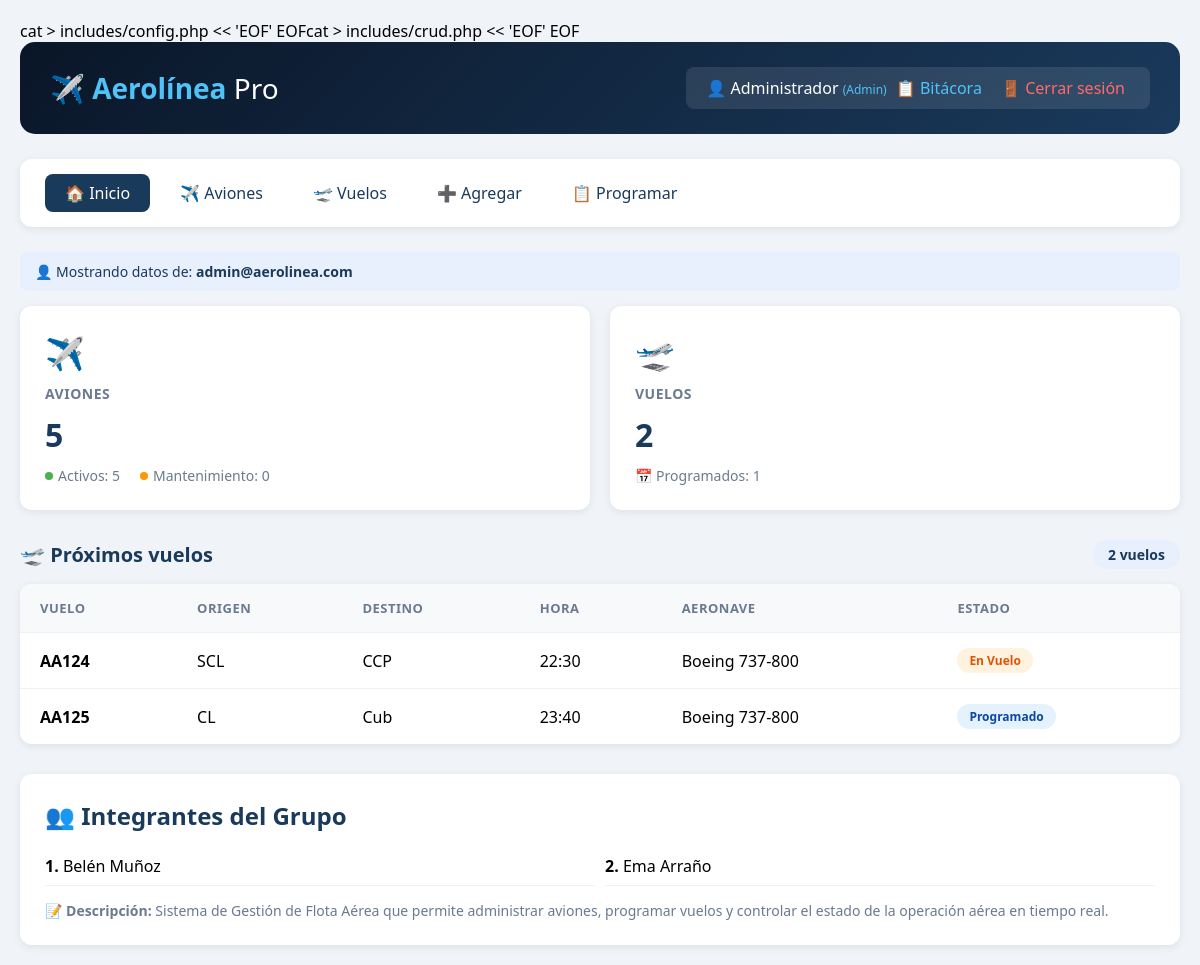
The page /index.php (signed in) on the database as committed earlier.
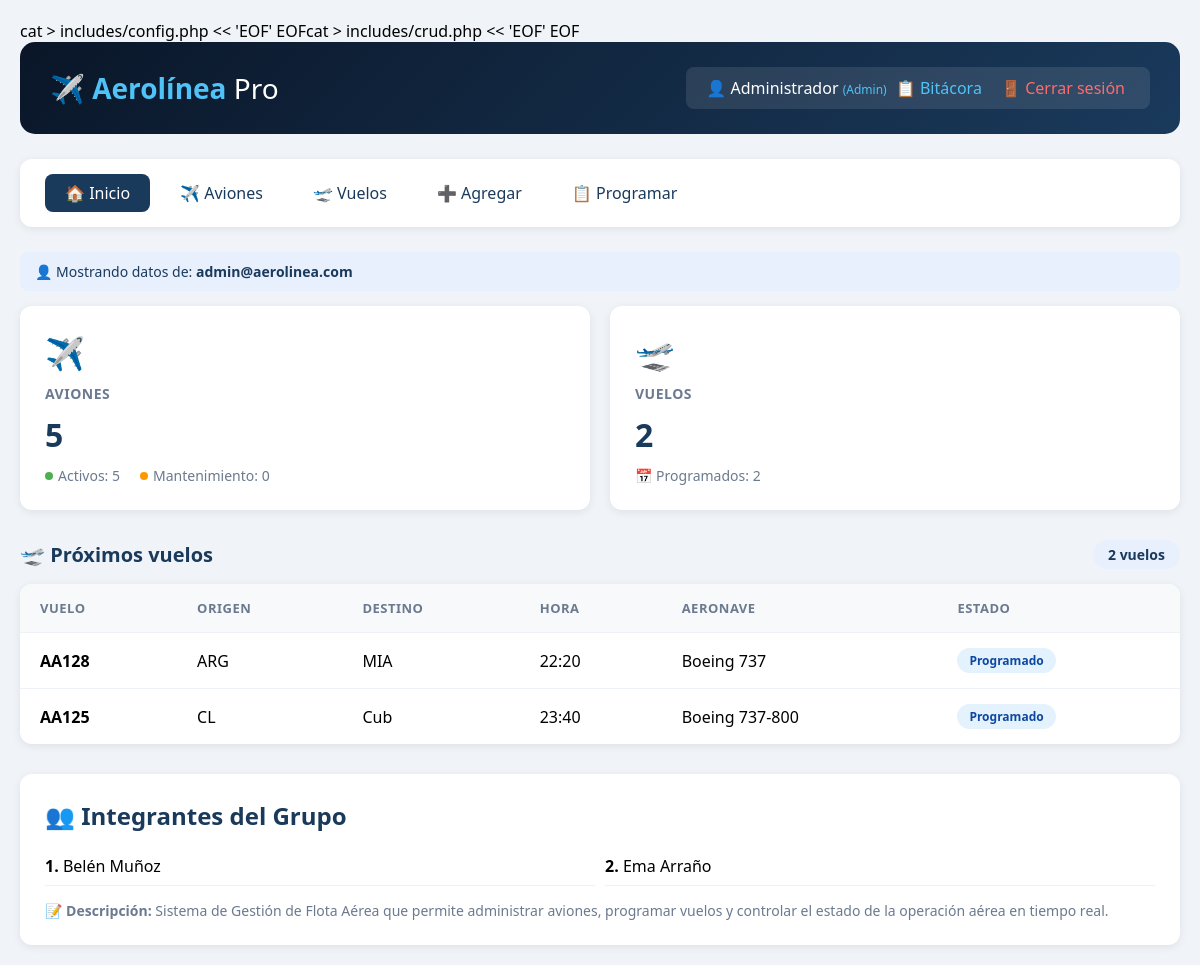
The same page on the database as committed later.
### tables this page shows
CREATE TABLE vuelos (
    id INTEGER PRIMARY KEY AUTOINCREMENT,
    numero_vuelo TEXT UNIQUE NOT NULL,
    avion_id INTEGER NOT NULL,
    origen TEXT NOT NULL,
    destino TEXT NOT NULL,
    hora_salida DATETIME NOT NULL,
    hora_llegada DATETIME NOT NULL,
    estado TEXT DEFAULT 'Programado', usuario_id INTEGER REFERENCES usuarios(id),
    FOREIGN KEY (avion_id) REFERENCES aviones(id) ON DELETE CASCADE
);

CREATE TABLE aviones (
    id INTEGER PRIMARY KEY AUTOINCREMENT,
    matricula TEXT UNIQUE NOT NULL,
    modelo TEXT NOT NULL,
    fabricante TEXT NOT NULL,
    capacidad INTEGER NOT NULL,
    año_fabricacion INTEGER,
    estado TEXT DEFAULT 'Activo',
    fecha_registro TIMESTAMP DEFAULT CURRENT_TIMESTAMP
, usuario_id INTEGER REFERENCES usuarios(id));

### index.php (the view, shortened to what this page needs)
<?php
require_once 'includes/config.php';
require_once 'includes/crud.php';
$usuario_id = $_SESSION['usuario_id'];
$stmt_aviones = $db->prepare("SELECT COUNT(*) as total FROM aviones WHERE usuario_id = ? OR usuario_id IS NULL");
$stmt_aviones->execute([$usuario_id]);
$total_aviones = $stmt_aviones->fetch()['total'];
$stmt_activos = $db->prepare("SELECT COUNT(*) as total FROM aviones WHERE (usuario_id = ? OR usuario_id IS NULL) AND estado = 'Activo'");
$stmt_activos->execute([$usuario_id]);
$aviones_activos = $stmt_activos->fetch()['total'];
$stmt_mantenimiento = $db->prepare("SELECT COUNT(*) as total FROM aviones WHERE (usuario_id = ? OR usuario_id IS NULL) AND estado = 'Mantenimiento'");
$stmt_mantenimiento->execute([$usuario_id]);
$aviones_mantenimiento = $stmt_mantenimiento->fetch()['total'];
$stmt_vuelos = $db->prepare("SELECT COUNT(*) as total FROM vuelos v
                             LEFT JOIN aviones a ON v.avion_id = a.id
                             WHERE a.usuario_id = ? OR a.usuario_id IS NULL");
$stmt_vuelos->execute([$usuario_id]);
$total_vuelos = $stmt_vuelos->fetch()['total'];
$stmt_programados = $db->prepare("SELECT COUNT(*) as total FROM vuelos v
                                  LEFT JOIN aviones a ON v.avion_id = a.id
                                  WHERE (a.usuario_id = ? OR a.usuario_id IS NULL) AND v.estado = 'Programado'");
$stmt_programados->execute([$usuario_id]);
$vuelos_programados = $stmt_programados->fetch()['total'];
$stmt_vuelos_list = $db->prepare("SELECT v.*, a.modelo as avion_modelo, a.matricula as avion_matricula
                                   FROM vuelos v
                                   LEFT JOIN aviones a ON v.avion_id = a.id
                                   WHERE a.usuario_id = ? OR a.usuario_id IS NULL
                                   ORDER BY v.hora_salida ASC");
$stmt_vuelos_list->execute([$usuario_id]);
$vuelos = $stmt_vuelos_list->fetchAll();
?>
<!DOCTYPE html>
<html lang="es">
<head>
</head>
<body>
    <div class="container">
        <div class="header">
            <h1>✈️ <span>Aerolínea</span> Pro</h1>
            <div class="user-info">
                <?php if (usuario_logueado()): ?>
                    👤 <?= htmlspecialchars($_SESSION['usuario_nombre'] ?? 'Usuario') ?>
                    <?php if (isset($_SESSION['usuario_rol']) && $_SESSION['usuario_rol'] == 'admin'): ?>
                        <span style="color:#4fc3f7;font-size:12px;">(Admin)</span>
                    <?php endif; ?>
                    <a href="bitacora.php" style="color:#4fc3f7;">📋 Bitácora</a>
                    <a href="logout.php" class="logout-link">🚪 Cerrar sesión</a>
                <?php else: ?>
                    <a href="login.php">🔐 Iniciar sesión</a>
                    |
                    <a href="register.php">📝 Registrarse</a>
                <?php endif; ?>
            </div>
        </div>
        <div class="navbar">
            <a href="index.php" class="active">🏠 Inicio</a>
            <a href="aviones_list.php">✈️ Aviones</a>
            <a href="vuelos_list.php">🛫 Vuelos</a>
            <a href="aviones_create.php">➕ Agregar</a>
            <a href="vuelos_create.php">📋 Programar</a>
        </div>
        <div class="aviso-usuario">
            👤 Mostrando datos de: <strong><?= htmlspecialchars($_SESSION['usuario_email']) ?></strong>
        </div>
        <div class="stats-grid">
            <div class="stat-card">
                <div class="icon">✈️</div>
                <h3>Aviones</h3>
                <div class="number"><?= $total_aviones ?></div>
                <div class="sub-stats">
                    <span><span class="dot dot-green"></span> Activos: <?= $aviones_activos ?></span>
                    <span><span class="dot dot-orange"></span> Mantenimiento: <?= $aviones_mantenimiento ?></span>
                </div>
            </div>
            <div class="stat-card">
                <div class="icon">🛫</div>
                <h3>Vuelos</h3>
                <div class="number"><?= $total_vuelos ?></div>
                <div class="sub-stats">
                    <span>📅 Programados: <?= $vuelos_programados ?></span>
                </div>
            </div>
        </div>
        <div class="section-title">
            <span>🛫 Próximos vuelos</span>
            <span class="badge"><?= count($vuelos) ?> vuelos</span>
        </div>
        <div class="table-wrapper">
            <table>
                <thead>
                    <tr>
                        <th>Vuelo</th>
                        <th>Origen</th>
                        <th>Destino</th>
                        <th>Hora</th>
                        <th>Aeronave</th>
                        <th>Estado</th>
                    </tr>
                </thead>
                <tbody>
                    <?php if (count($vuelos) > 0): ?>
                        <?php foreach ($vuelos as $vuelo): ?>
                            <tr>
                                <td><strong><?= htmlspecialchars($vuelo['numero_vuelo']) ?></strong></td>
                                <td><?= htmlspecialchars($vuelo['origen']) ?></td>
                                <td><?= htmlspecialchars($vuelo['destino']) ?></td>
                                <td><?= date('H:i', strtotime($vuelo['hora_salida'])) ?></td>
                                <td><?= htmlspecialchars($vuelo['avion_modelo'] ?? 'N/A') ?></td>
                                <td>
                                    <?php
                                    $estado = $vuelo['estado'];
                                    $clase = 'status-ontime';
                                    if ($estado == 'Programado') $clase = 'status-preparing';
                                    if ($estado == 'En Vuelo') $clase = 'status-boarding';
                                    ?>
                                    <span class="status-badge <?= $clase ?>"><?= $estado ?></span>
                                </td>
                            </tr>
                        <?php endforeach; ?>
                    <?php endif; ?>
                </tbody>
            </table>
        </div>
        <div class="integrantes-section">
            <h2>👥 Integrantes del Grupo</h2>
            <ul>
                <li><strong>1.</strong> Belén Muñoz</li>
                <li><strong>2.</strong> Ema Arraño</li>
            </ul>
            <p style="margin-top:15px;color:#6b7a8f;font-size:14px;">
                <strong>📝 Descripción:</strong> Sistema de Gestión de Flota Aérea que permite administrar aviones,
                programar vuelos y controlar el estado de la operación aérea en tiempo real.
            </p>
        </div>
    </div>
</body>
</html>

### includes/config.php (shortened to what this page needs)
<?php
function usuario_logueado() {
    return isset($_SESSION['usuario_id']);
}
?>
EOF

### includes/crud.php (shortened to what this page needs)
cat > includes/crud.php << 'EOF'
EOF

### index.php (style rules this page uses)
* { margin: 0; padding: 0; box-sizing: border-box; }
body { font-family: 'Segoe UI', Tahoma, Geneva, Verdana, sans-serif; background: #f0f4f8; padding: 20px; }
.container { max-width: 1400px; margin: 0 auto; }
.header { background: linear-gradient(135deg, #0a1628, #1a3a5c); color: white; padding: 25px 30px; border-radius: 15px; margin-bottom: 25px; display: flex; justify-content: space-between; align-items: center; }
.header h1 { font-size: 28px; font-weight: 300; }
.header h1 span { font-weight: 700; color: #4fc3f7; }
.header .user-info { background: rgba(255,255,255,0.1); padding: 10px 20px; border-radius: 8px; }
.header .user-info a { color: white; text-decoration: none; margin: 0 5px; }
.header .user-info .logout-link { color: #ff6b6b; margin-left: 10px; }
.navbar { background: white; padding: 15px 25px; border-radius: 12px; margin-bottom: 25px; box-shadow: 0 2px 8px rgba(0,0,0,0.08); display: flex; gap: 10px; flex-wrap: wrap; }
.navbar a { color: #1a3a5c; text-decoration: none; padding: 8px 20px; border-radius: 8px; font-weight: 500; transition: all 0.3s; }
.navbar a:hover, .navbar a.active { background: #1a3a5c; color: white; }
.stats-grid { display: grid; grid-template-columns: repeat(auto-fit, minmax(280px, 1fr)); gap: 20px; margin-bottom: 30px; }
.stat-card { background: white; padding: 25px; border-radius: 12px; box-shadow: 0 2px 8px rgba(0,0,0,0.08); transition: transform 0.2s; }
.stat-card .icon { font-size: 32px; margin-bottom: 10px; }
.stat-card h3 { color: #6b7a8f; font-size: 14px; font-weight: 600; text-transform: uppercase; letter-spacing: 0.5px; margin-bottom: 10px; }
.stat-card .number { font-size: 32px; font-weight: 700; color: #1a3a5c; }
.stat-card .sub-stats { display: flex; gap: 20px; margin-top: 10px; font-size: 14px; color: #6b7a8f; }
.stat-card .sub-stats span { display: flex; align-items: center; gap: 5px; }
.stat-card .sub-stats .dot { width: 8px; height: 8px; border-radius: 50%; display: inline-block; }
.dot-green { background: #4caf50; }
.dot-orange { background: #ff9800; }
.section-title { font-size: 20px; font-weight: 700; color: #1a3a5c; margin-bottom: 15px; display: flex; justify-content: space-between; align-items: center; }
.section-title .badge { background: #e8f0fe; color: #1a3a5c; padding: 5px 15px; border-radius: 20px; font-size: 14px; }
.table-wrapper { background: white; border-radius: 12px; overflow: hidden; box-shadow: 0 2px 8px rgba(0,0,0,0.08); margin-bottom: 30px; }
table { width: 100%; border-collapse: collapse; }
thead { background: #f8f9fa; }
th { padding: 15px 20px; text-align: left; font-weight: 600; color: #6b7a8f; font-size: 13px; text-transform: uppercase; letter-spacing: 0.5px; }
td { padding: 15px 20px; border-top: 1px solid #eef2f7; }
.status-badge { padding: 4px 12px; border-radius: 20px; font-size: 12px; font-weight: 600; display: inline-block; }
.status-preparing { background: #e3f2fd; color: #0d47a1; }
.aviso-usuario { background: #e8f0fe; padding: 10px 15px; border-radius: 8px; margin-bottom: 15px; font-size: 14px; color: #1a3a5c; }
.integrantes-section { background: white; padding: 25px; border-radius: 12px; box-shadow: 0 2px 8px rgba(0,0,0,0.08); margin-top: 30px; }
.integrantes-section h2 { color: #1a3a5c; margin-bottom: 15px; }
.integrantes-section ul { list-style: none; display: grid; grid-template-columns: repeat(auto-fit, minmax(200px, 1fr)); gap: 10px; }
.integrantes-section li { padding: 8px 0; border-bottom: 1px solid #eef2f7; }
.status-boarding { background: #fff3e0; color: #e65100; }

Rows that differ between the two databases and show on the page:
removed vuelos: numero_vuelo "AA124", origen "SCL", destino "CCP", hora_salida "22:30", avion.modelo "Boeing 737-800", estado "En Vuelo"
added vuelos: numero_vuelo "AA128", origen "ARG", destino "MIA", hora_salida "22:20", avion.modelo "Boeing 737", estado "Programado"
Other text that changed with them:
$vuelos_programados: "1" → "2"
